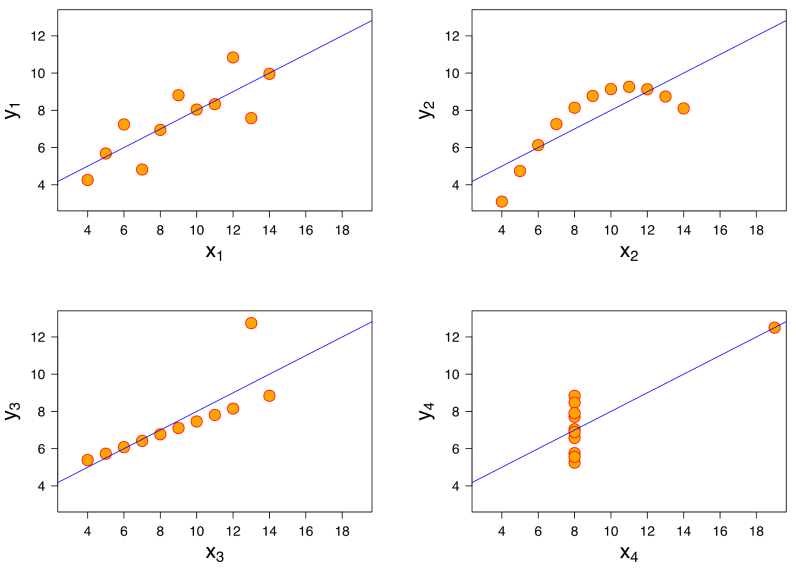
#> input picture M01_introducao/images/anscombe.png, 1592 x 1141 px, given in place of 26yfp.jpeg, which was not available (shown at 1/2 size)
$ jupyter execute --allow-errors 1_imagens_em_python.ipynb   (text cells are left out)
#> lines starting #> are read from the running program, lines starting #| are printed output that depends on the picture; pictures that were not available may be replaced by others from this repository, and a replacement may not be noted
[cell 1]
from pathlib import Path

import numpy as np
import matplotlib.pyplot as plt
from PIL import Image

# Diretório raiz das imagens. Altere conforme necessário.
images_dir = Path("../dados/pvd_images/images")
# Lista com o caminho de todas as imagens no diretório
all_paths = list(images_dir.iterdir())
print(f"{len(all_paths)} arquivos no diretório")

[cell 2]
# Caminho de uma imagem específica
image_path = images_dir / "26yfp.jpeg"
print(image_path)

[cell 3]
image = Image.open(image_path)
#> image is the input picture: PIL image 1592x1141 RGBA; mean R, G, B, A 250.9, 249.6, 248.9, 255
print(image)
#| <PIL.PngImagePlugin.PngImageFile image mode=RGBA size=1592x1141 at 0x7F7EDF88EB90>

[cell 4]
image

[cell 5]
fig, ax = plt.subplots(figsize=(4, 3.6))
ax.imshow(image)
ax.axis("off")
plt.show()

#> (a cell that did not finish here is left out)

[cell 7]
array = np.asarray(image)

print(f"shape ......... {array.shape}   (linhas, colunas, canais)")
#> (printed output is left out)
print(f"dtype ......... {array.dtype}")
#> (printed output is left out)
print(f"faixa ......... {array.min()} a {array.max()}")
#> (printed output is left out)
print(f"memória ....... {array.nbytes / 1024:.0f} KB")
#> (printed output is left out)

[cell 8]
# Um pixel é um vetor com os três valores: a quantidade de vermelho, verde e azul
print(f"pixel (0, 0) ......... {array[0, 0]}")
#> (printed output is left out)

# Uma linha inteira é uma matriz de (colunas, canais)
print(f"linha 100 ............ {array[100].shape}")
#> (printed output is left out)

# Podemos recortar uma região da imagem
crop = array[150:300, 170:350]
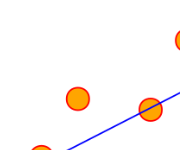
#> crop: shape (150, 180, 4); mean R, G, B, A 253.1, 248, 245.3, 255
print(f"recorte .............. {crop.shape}")
#> (printed output is left out)

[cell 9]
fig, ax = plt.subplots(figsize=(3, 3))
ax.imshow(crop)
ax.set_title("recorte da imagem")
ax.axis("off")
plt.show()

[cell 10]
fig, axes = plt.subplots(1, 4, figsize=(9.5, 2.9))

axes[0].imshow(array)
axes[0].set_title("original")

for index, name in enumerate(["vermelho", "verde", "azul"]):
    axes[index+1].imshow(array[:, :, index], cmap="gray", vmin=0, vmax=255)
    axes[index+1].set_title(f"canal {name}")

for ax in axes:
    ax.axis("off")
fig.tight_layout()
plt.show()
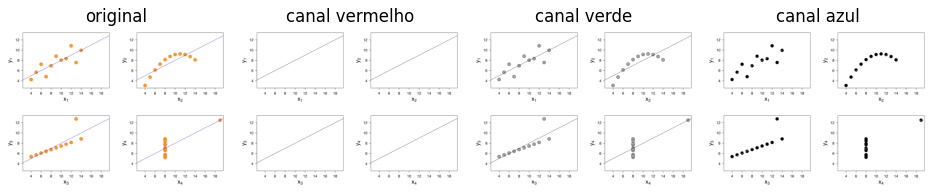
#> figure drawn by matplotlib, 4 panels

[cell 11]
gray = image.convert("L")
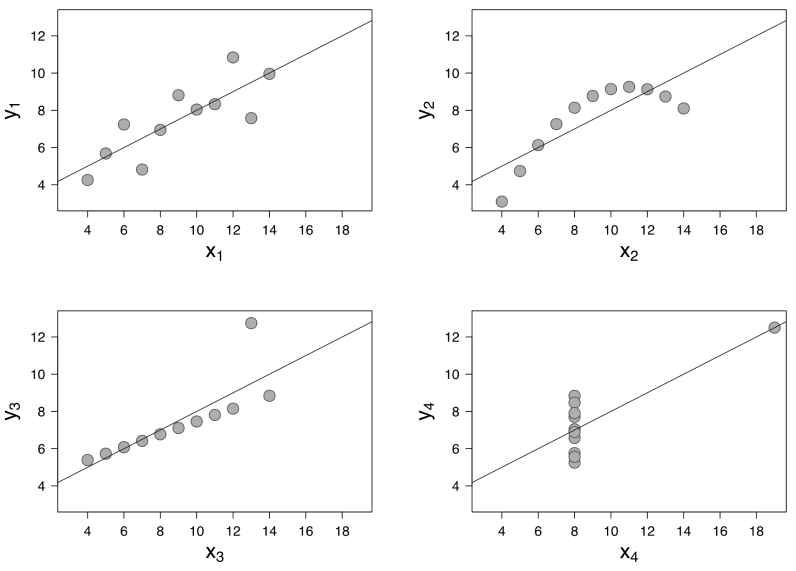
#> gray: PIL image 1592x1141 L (shown at 1/2 size); min 0, max 255, mean 249.9
gray_array = np.asarray(gray)

print(f"modo .......... {gray.mode}")
#> (printed output is left out)
print(f"shape ......... {gray_array.shape}   (sem o eixo de canal)")
#> (printed output is left out)
print(f"memória ....... {gray_array.nbytes / 1024:.0f} KB, um terço do colorido")
#> (printed output is left out)

[cell 12]
fig, ax = plt.subplots(1, 1, figsize=(4, 3))

ax.hist(gray_array.ravel(), bins=60)
ax.set_xlabel("intensidade"); ax.set_ylabel("pixels")
plt.show()
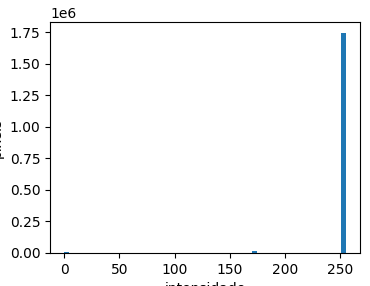
#> figure drawn by matplotlib, 1 panel; tallest bar 1743890 high, from x = 250.8 to 255

[cell 13]
# Proporção da imagem (largura / altura)
ratio = array.shape[1] / array.shape[0]
#> ratio = 1.4

# Nova dimensão da imagem
new_size = 224
# Redimensiona para uma imagem quadrada (224 x 224)
resized_equal = image.resize((new_size, new_size))
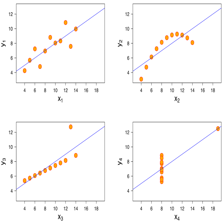
#> resized_equal: PIL image 224x224 RGBA; mean R, G, B, A 250.5, 249.2, 248.6, 255
# Redimensiona para a largura de 224. A altura é calculada para manter a proporção da imagem original.
resized_ratio = image.resize((new_size, int(new_size/ratio)))
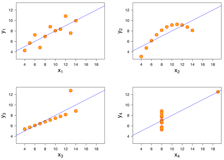
#> resized_ratio: PIL image 224x160 RGBA; mean R, G, B, A 250.6, 249.2, 248.7, 255

[cell 14]
images = [("original", image), ("resized_equal", resized_equal), ("resized_ratio", resized_ratio)]

fig, axes = plt.subplots(1, 3, figsize=(9, 3.0))
for ax, (title, panel_image) in zip(axes, images):
    ax.imshow(panel_image)
    ax.set_title(title)
    ax.axis("off")
#> this loop made 3 passes
#> title on passes 1 to 3: 'original', 'resized_equal', 'resized_ratio'
fig.tight_layout(); plt.show()
